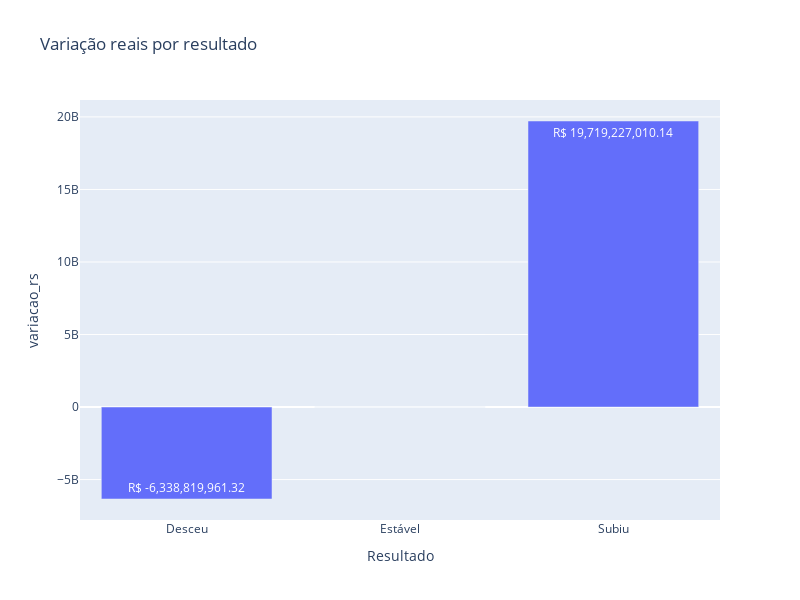

The cell this chart's notebook holds for it:
### Code cell
fig.update_traces(texttemplate="R$ %{text:,.2f}")
fig.show()

### Figure 1 — Plotly figure (JSON) as saved in the notebook; plotly's stock layout.template omitted (floating-point values rounded to 4 significant figures)
{"data": [{"alignmentgroup": "True", "hovertemplate": "Resultado=%{x}<br>variacao_rs=%{text}<extra></extra>", "legendgroup": "", "marker": {"color": "#636efa", "pattern": {"shape": ""}}, "name": "", "offsetgroup": "", "orientation": "v", "showlegend": false, "text": [-6339000000.0, 0, 19720000000.0], "textposition": "auto", "texttemplate": "R$ %{text:,.2f}", "type": "bar", "x": ["Desceu", "Estável", "Subiu"], "xaxis": "x", "y": [-6339000000.0, 0, 19720000000.0], "yaxis": "y"}], "layout": {"barmode": "relative", "height": 600, "legend": {"tracegroupgap": 0}, "title": {"text": "Variação reais por resultado"}, "width": 800, "xaxis": {"anchor": "y", "domain": [0, 1], "title": {"text": "Resultado"}}, "yaxis": {"anchor": "x", "domain": [0, 1], "title": {"text": "variacao_rs"}}}}
